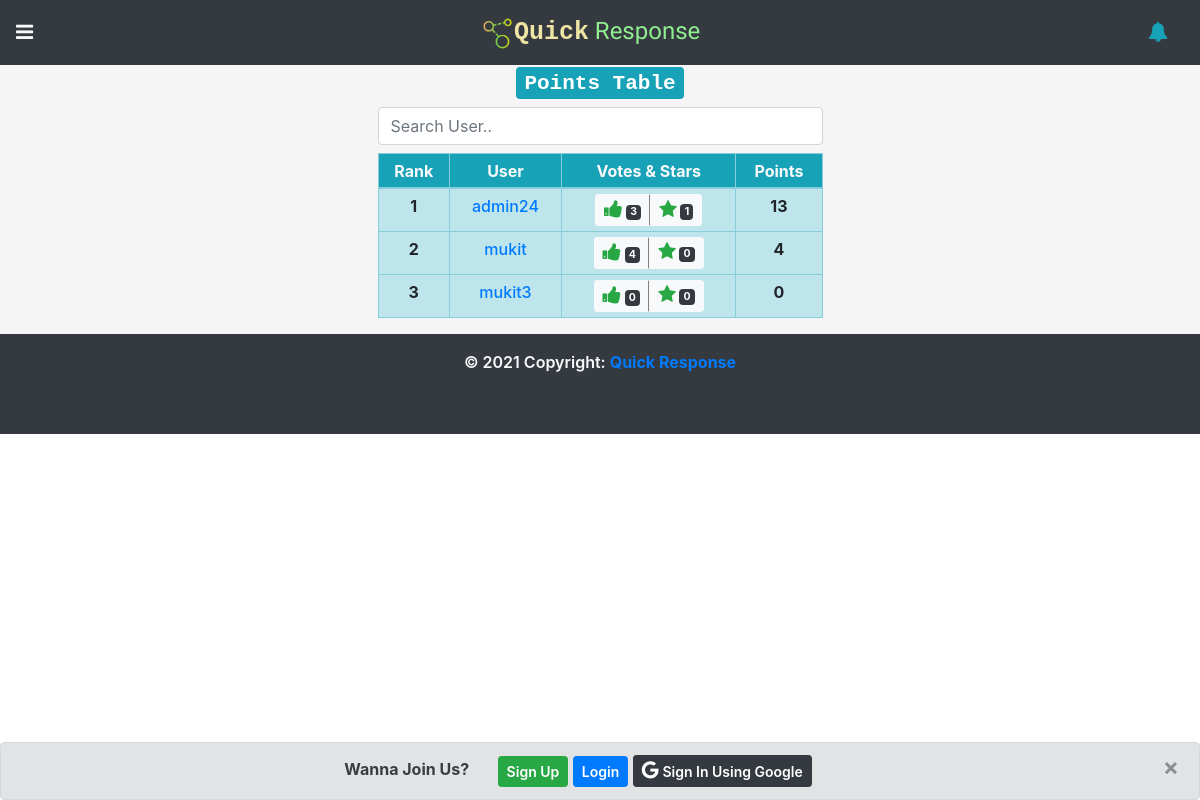
Page /points/ on the committed database.
### home/models.py (models this page shows, shortened)
class Profile(models.Model):
    full_name = models.CharField(max_length=255)
    profile_picture = models.FileField(upload_to='uploads/')
    batch = models.CharField(max_length=50)
    student_id = models.CharField(max_length=50)
    address = models.CharField(max_length=100,blank=True)
    mobile = models.CharField(max_length=60,blank=True)
    facebook = models.URLField(max_length=60,blank=True)
    total_points = models.IntegerField(default=0)
    user = models.OneToOneField(settings.AUTH_USER_MODEL, on_delete=models.CASCADE,related_name="profile")

### problems/models.py (models this page shows, shortened)
class Solution(models.Model):
    author = models.ForeignKey(settings.AUTH_USER_MODEL,on_delete=models.CASCADE)
    s_body = RichTextUploadingField()
    created_on = models.DateTimeField(default=datetime.now)
    last_modified = models.DateTimeField(default=datetime.now)
    vote = models.IntegerField(default=0)
    best_answer = models.BooleanField(default=False)
    problem = models.ForeignKey('Problem', on_delete=models.CASCADE)

### home/views.py (the view)
# urls.py: path('points/',points_table,name='points'),
def points_table(request):
    profiles = Profile.objects.all().order_by('-total_points')
    context = {
        'profiles':profiles,
    }
    return render(request,'home/points.html',context)

### home/templatetags/custom_tags.py (called while the page is built)
def point_rank(points):
    profiles = Profile.objects.all().order_by('-total_points')
    for i in range(1,len(profiles)+1):
        if profiles[i-1].total_points == points:
            return i

def vote_count(user):
    voter = Solution.objects.filter(author=user)
    total_vote = 0
    for v in voter:
        total_vote+=v.vote
    return total_vote

def star_count(user):
    best_answer = Solution.objects.filter(Q(author=user) & Q(best_answer=True)).count()
    print('yo')
    return best_answer

### templates/home/points.html (shortened to what this page needs)
{% extends "base.html" %}
{% load static %}
{% block content %}
{% load custom_tags %}
<div style="background-color: whitesmoke;" class="points_section">
<div class="container">
    <h3 class="text-center"><span class="badge badge-info">Points Table</span></h3>
    <div class="row justify-content-center">
        <div class="col-lg-5">
            <input class="form-control mb-2" id="myInput" type="text" placeholder="Search User..">
            <div class="table-responsive">
                <table class="table table-bordered table-info table-sm">
                  <thead class="bg-info text-light">
                    <tr class="text-center">
                      <th>Rank</th>
                      <th>User</th>
                      <th>Votes & Stars</th>
                      <th>Points</th>
                    </tr>
                  </thead>
                  <tbody class="text-center" id="myTable">
                      {% for profile in profiles %}
                      <tr>
                          <td class="font-weight-bold">{{profile.total_points|point_rank}}</td>
                          <td id="user_td"><a href="{% url 'profile_view' profile.user.id %}" style="font-weight: 500;">{{profile.user.username}}</a></td>
                          <td>
                            <div class="btn-group btn-group-sm">
                                {% if profile.user|vote_count > -1 %}
                                <button type="button" class="btn btn-light" style="border-right: 2px grey solid;" data-toggle="tooltip" title="Net Vote"><i
                                    class="fa fa-thumbs-up text-success" style="font-size: 20px;"></i> <span class="badge badge-dark">{{profile.user|vote_count}}</span></button>
                                {% else %}
                                <button type="button" class="btn btn-light" style="border-right: 2px grey solid;" data-toggle="tooltip" title="Net Vote"><i
                                    class="fa fa-thumbs-down text-danger" style="font-size: 20px;"></i> <span class="badge badge-dark">{{profile.user|vote_count}}</span></button>
                                {% endif %}
                                <button type="button" class="btn btn-light" data-toggle="tooltip" title="Best Answer"><i
                                    class="fa fa-star text-success" style="font-size: 19px;"></i> <span class="badge badge-dark">{{profile.user|star_count}}</span></button>
                              </div>
                          </td>
                          <td class="font-weight-bold">{{profile.total_points}}</td>
                      </tr>
                      {% endfor %}
                  </tbody>
                </table>
              </div>
        </div>
    </div>
</div>
</div>
{% endblock %}

### home/static/style.css (style rules this page uses)
:root { --font-1: "Newsreader", serif; --font-2: "Girassol", cursive; }
* { margin: 0; padding: 0; outline: none !important; }
body { overflow-x: hidden !important; }
h1, h2, h3, h4, h5, h6, .my_font { font-family: "Courier New", Courier, monospace; }
.btn { font-weight: 600; }

### rows in the picture
Profile: total_points|point_rank "1", user.username "admin24", user|vote_count "3", user|star_count "1", total_points "13"
Profile: total_points|point_rank "2", user.username "mukit", user|vote_count "4", user|star_count "0", total_points "4"
Profile: total_points|point_rank "3", user.username "mukit3", user|vote_count "0", user|star_count "0", total_points "0"
